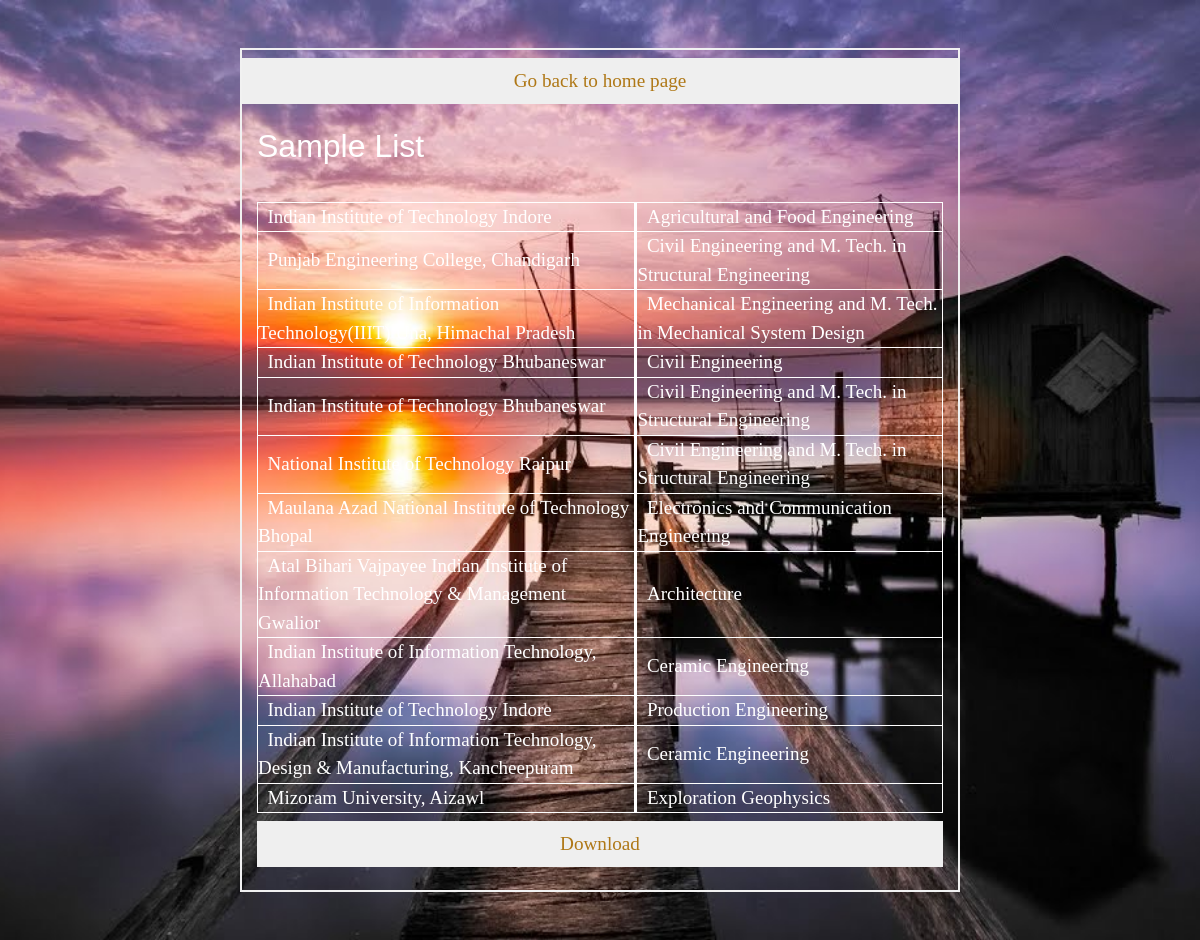
The app's page /updatepref.php (signed in) with its own data.
### tables this page shows
CREATE TABLE `filter6` (
  `SNo` int(11) NOT NULL,
  `opening_rank` int(11) DEFAULT NULL,
  `closing_rank` int(11) DEFAULT NULL,
  `institute_id` int(11) DEFAULT NULL,
  `branch_id` int(11) DEFAULT NULL,
  `quota_id` int(11) DEFAULT NULL,
  `seat_type_id` int(11) DEFAULT NULL,
  `gender_type_id` int(11) DEFAULT NULL,
  `region_id` int(10) DEFAULT NULL,
  `branchp` int(10) DEFAULT NULL,
  `regionsp` int(10) DEFAULT NULL,
  `yoestd` int(10) DEFAULT NULL,
  `placerank` int(10) DEFAULT NULL,
  `camprat` int(10) DEFAULT NULL
);

CREATE TABLE `institutes` (
  `institute_id` int(255) NOT NULL,
  `Name` varchar(10000) NOT NULL,
  `Type` varchar(100) NOT NULL,
  `state_id` int(255) DEFAULT NULL,
  `placement_ranking` int(100) DEFAULT NULL,
  `year_of_establishment` year(4) DEFAULT NULL,
  `campus_ratings` int(255) DEFAULT NULL,
  `name_of_contact` varchar(255) DEFAULT NULL,
  `contact_no` varchar(10) DEFAULT NULL
);

CREATE TABLE `branches` (
  `branch_id` int(11) NOT NULL,
  `Name` varchar(10000) DEFAULT NULL,
  `program_id` int(11) DEFAULT NULL
);

### updatepref.php (the view, shortened to what this page needs)
<!DOCTYPE html>
<html lang="en">
<head>
    <link rel="stylesheet" href="css/bootstrap.min.css">
    <link rel="stylesheet" href="fontawesome/css/fontawesome-all.min.css">
    <link rel="stylesheet" type="text/css" href="slick/slick.css"/>
    <link rel="stylesheet" type="text/css" href="slick/slick-theme.css"/>
    <link rel="stylesheet" href="css/tooplate-style.css">
    <link rel="stylesheet" type="text/css" href="css/css_login.css">
</head>
<body>
<?php
    $con = Openconn();
    $user=$_SESSION['user'];
    $ddr = "DROP TABLE FILTER1";
    $con->query($ddr);
    $ddr = "DROP TABLE FILTER2";
    $con->query($ddr);
    $ddr = "DROP TABLE FILTER3";
    $con->query($ddr);
    $ddr = "DROP TABLE FILTER4";
    $con->query($ddr);
    $ddr = "DROP TABLE allinst";
    $con->query($ddr);
    $ddr = "DROP TABLE FILTER5";
    $con->query($ddr);
    $ddr = "DROP TABLE allinstate";
    $con->query($ddr);
    $ddr = "DROP TABLE FILTER6";
    $con->query($ddr);
    $ddr = "DROP TABLE iitsonly";
    $con->query($ddr);
    $ddr = "DROP TABLE alliits";
    $con->query($ddr);
    $ddr = "DROP TABLE nitsonly";
    $con->query($ddr);
    $ddr = "DROP TABLE allnits";
    $con->query($ddr);
    $ddr = "DROP TABLE iiitsonly";
    $con->query($ddr);
    $ddr = "DROP TABLE alliiits";
    $con->query($ddr);
    $getseattype = "SELECT Category from userdetails where username='$user'";
    $seatnum="";
    if(!$getseattype = mysqli_query($con,$getseattype))
    {
        echo mysqli_error($con);
    }
    else
    {
        if(mysqli_num_rows($getseattype)==1)
        {
            $rs = mysqli_fetch_array($getseattype);
            $seatnum=$rs[0];
        }
    }
    $seatn = "SELECT seat_type_id FROM seat_type WHERE Name='$seatnum'";
    $seatid="";
    if(!$seatn = mysqli_query($con,$seatn))
    {
        echo mysqli_error($con);
    }
    else
    {
        if(mysqli_num_rows($seatn)==1)
        {
            $rs = mysqli_fetch_array($seatn);
            $seatid=$rs[0];
        }
    }
    $qsql = "CREATE TABLE FILTER1 SELECT * FROM rankings WHERE rankings.seat_type_id='$seatid';";
    $con->query($qsql);
$getgendertype = "SELECT Gender from userdetails where username='$user'";
    $gendernum="";
    if(!$getgendertype = mysqli_query($con,$getgendertype))
    {
        echo mysqli_error($con);
    }
    else
    {
        if(mysqli_num_rows($getgendertype)==1)
        {
            $rs = mysqli_fetch_array($getgendertype);
            $gendernum=$rs[0];
        }
    }
    $gendern = "SELECT gender_type_id FROM gender_type WHERE Name='$gendernum'";
    $genderid="";
    if(!$gendern = mysqli_query($con,$gendern))
    {
        echo mysqli_error($con);
    }
    else
    {
        if(mysqli_num_rows($gendern)==1)
        {
            $rs = mysqli_fetch_array($gendern);
            $genderid=$rs[0];
        }
    }
    $qsql = "CREATE TABLE FILTER2 SELECT * FROM FILTER1 WHERE FILTER1.gender_type_id='$genderid';";
    $con->query($qsql);
$getgendertype = "SELECT MainsRank from userdetails where username='$user'";
    $gendernum="";
    if(!$getgendertype = mysqli_query($con,$getgendertype))
    {
        echo mysqli_error($con);
    }
    else
    {
        if(mysqli_num_rows($getgendertype)==1)
        {
            $rs = mysqli_fetch_array($getgendertype);
            $gendernum=$rs[0];
        }
    }
$qsql = "CREATE TABLE FILTER3 SELECT * FROM FILTER2 WHERE opening_rank>=('$gendernum'-3000) AND closing_rank<=('$gendernum'+3000);";
$con->query($qsql);
if($_SESSION['chk1']){
    $gendern = "select region_id from states, userdetails where userdetails.HomeState = states.state_id and username='$user'";
    $regionid="";
    if(!$gendern = mysqli_query($con,$gendern))
    {
        echo mysqli_error($con);
    }
    else
    {
        if(mysqli_num_rows($gendern)==1)
        {
            $rs = mysqli_fetch_array($gendern);
            $regionid=$rs[0];
        }
    }
    $allinst = "CREATE TABLE allinst Select institute_id as istd from institutes, states where institutes.state_id = states.state_id and states.region_id='$regionid';";
    $con->query($allinst);
    $allsql = "CREATE TABLE FILTER4 SELECT * FROM FILTER3, allinst where FILTER3.institute_id=allinst.istd;";
    $con->query($allsql);
}
else
{
    $allinst = "CREATE TABLE FILTER4 SELECT * FROM FILTER3;";
    $con->query($allinst);
}
if($_SESSION['chk2']){
    $gendern = "select HomeState from userdetails where username='$user'";
    $regionid="";
    if(!$gendern = mysqli_query($con,$gendern))
    {
        echo mysqli_error($con);
    }
    else
    {
        if(mysqli_num_rows($gendern)==1)
        {
            $rs = mysqli_fetch_array($gendern);
            $regionid=$rs[0];
        }
    }
    $allinst = "CREATE TABLE allinstate Select institute_id as istdd from institutes, states where institutes.state_id = states.state_id and states.state_id='$regionid';";
    $con->query($allinst);
    $allinst = "CREATE TABLE FILTER5 select * from FILTER4, allinstate where FILTER4.institute_id=allinstate.istdd;";
    $con->query($allinst);
}
else
{
    $allinst = "CREATE TABLE FILTER5 SELECT * FROM FILTER4;";
    $con->query($allinst);
}
if($_SESSION['dur']=="Any"){
    $allinst = "CREATE TABLE FILTER6 SELECT * FROM FILTER5;";
    $con->query($allinst);
}
else if($_SESSION['dur']=="Fouryears")
{
    $sql = "CREATE TABLE allbranches Select branch_id as bid from branches, programs where branches.program_id=programs.SNo and programs.DurationOfCourse=4;";
    $con->query($sql);
    $sql = "CREATE TABLE filter6 SELECT * FROM filter5, allbranches WHERE filter5.branch_id=allbranches.bid;";
    $con->query($sql);
}
else
{
    $con->query($allinst);
    $sql = "CREATE TABLE filter6 SELECT * FROM filter5, allbranches WHERE filter5.branch_id=allbranches.bid;";
    $con->query($sql);
}
$sql = "ALTER TABLE filter6 ADD COLUMN branchp int(10);";
$con->query($sql);
$abc1 = $_SESSION['br1'];
$abc2 = $_SESSION['br2'];
$abc3 = $_SESSION['br3'];
$abc4 = $_SESSION['br4'];
$abc5 = $_SESSION['br5'];
$sql = "UPDATE filter6 SET branchp=0;";
$con->query($sql);
$sql = "UPDATE filter6 SET branchp=5 WHERE branch_id='$abc1';";
$con->query($sql);
$sql = "UPDATE filter6 SET branchp=4 WHERE branch_id='$abc2';";
$con->query($sql);
$sql = "UPDATE filter6 SET branchp=3 WHERE branch_id='$abc3';";
$con->query($sql);
$sql = "UPDATE filter6 SET branchp=2 WHERE branch_id='$abc4';";
$con->query($sql);
$sql = "UPDATE filter6 SET branchp=1 WHERE branch_id='$abc5';";
$con->query($sql);
$r1=$_SESSION['region1'];
$r2=$_SESSION['region2'];
$r3=$_SESSION['region3'];
$r4=$_SESSION['region4'];
$r5=$_SESSION['region5'];
$r6=$_SESSION['region6'];
$sql = "ALTER TABLE filter6 ADD COLUMN region_id int(10);";
$con->query($sql);
$sql = "ALTER TABLE filter6 ADD COLUMN regionsp int(10);";
$con->query($sql);
$sql = "UPDATE filter6 SET regionsp=1 WHERE region_id='$r6'";
$con->query($sql);
$sql = "UPDATE filter6 SET regionsp=2 WHERE region_id='$r5'";
$con->query($sql);
$sql = "UPDATE filter6 SET regionsp=3 WHERE region_id='$r4'";
$con->query($sql);
$sql = "UPDATE filter6 SET regionsp=4 WHERE region_id='$r3'";
$con->query($sql);
$sql = "UPDATE filter6 SET regionsp=5 WHERE region_id='$r2'";
$con->query($sql);
$sql = "UPDATE filter6 SET regionsp=6 WHERE region_id='$r1'";
$con->query($sql);
$sql = "ALTER TABLE filter6 ADD COLUMN yoestd int(10);";
$con->query($sql);
$sql = "UPDATE filter6 SET yoestd=(SELECT year_of_establishment from institutes where institutes.institute_id=filter6.institute_id)";
$con->query($sql);
$sql = "ALTER TABLE filter6 ADD COLUMN placerank int(10);";
$con->query($sql);
$sql = "UPDATE filter6 SET placerank=(SELECT placement_ranking from institutes where institutes.institute_id=filter6.institute_id)";
$con->query($sql);
$sql = "ALTER TABLE filter6 ADD COLUMN camprat int(10);";
$con->query($sql);
$sql = "UPDATE filter6 SET camprat=(SELECT campus_ratings from institutes where institutes.institute_id=filter6.institute_id)";
$con->query($sql);
?>
    <div id="tm-bg"></div>
            <fieldset style = "width: 60vw; margin:4vw 20vw ">
                    <form method="post" action='#'>
                    <button  name="aaa" class="btn logout"><a href="index.php" class="white">Go back to home page</a></button><br>
                        <div class="container">
                          <h2 id='heading' class="family">Sample List</h2><br>
                          <table border="1">
                          <?php
                            $sql = "SELECT institute_id, branch_id FROM filter6 ORDER BY branchp DESC, regionsp DESC, yoestd, placerank, camprat DESC";
                            $result = $con->query($sql);
                            while($rows=$result->fetch_assoc())
                            {
                        ?>
                        <tr>
                                <?php
                                $r1 = $rows['institute_id'];
                                $r2 = $rows['branch_id'];
                                $r11=""; $r22="";
                                    $sql1 = "SELECT Name FROM institutes WHERE institute_id='$r1';";
                                    if(!$sql1 = mysqli_query($con,$sql1))
                                    {
                                        echo mysqli_error($con);
                                    }
                                    else
                                    {
                                        if(mysqli_num_rows($sql1)==1)
                                        {
                                            $rs = mysqli_fetch_array($sql1);
                                            $r11=$rs[0];
                                        }
                                    }
                                    $sql2 = "SELECT Name FROM branches WHERE branch_id='$r2';";
                                    if(!$sql2 = mysqli_query($con,$sql2))
                                    {
                                        echo mysqli_error($con);
                                    }
                                    else
                                    {
                                        if(mysqli_num_rows($sql2)==1)
                                        {
                                            $rs = mysqli_fetch_array($sql2);
                                            $r22=$rs[0];
                                        }
                                    }
                                ?>
                            <td>&nbsp;&nbsp;<?php echo $r11;?>&nbsp;</td>
                            <td> <td>
                            <td>&nbsp;&nbsp;<?php echo $r22;?>&nbsp;&nbsp;</td>
                        </tr>
                        <?php
                            }
                        ?>
                        </table>
                        <button  name="aaa" class="btn logout csss"><a href="newfile.txt" download="proposed_file_name">Download</a></button>
</body>
</html>

### css/tooplate-style.css (style rules this page uses)
body { font-family: 'Open Sans', Helvetica, Arial, sans-serif; font-size: 19px; font-weight: 300; color:white; position: relative; }
#tm-bg { position: fixed; top: 0; left: 0; width: 100%; height: 100%; background-image: url(../img/pop-bg.jpg); background-position: center; background-size: cover; background-repeat: no-repeat; z-index: -1; transition: all 0.3s ease; }
#tm-bg:after { content: ''; display: block; position: absolute; top: 0; left: 0; width: 100%; height: 100%; }
.btn { padding: .5rem 2.4rem; font-size: 1.2rem; border-radius: 0; }
a, button { transition: all 0.3s ease; }
@media (min-width: 900px) { .container { max-width: 900px; } }

### css/css_login.css (style rules this page uses)
* { margin: 0; padding: 0; font-family: Century Gothic; }
table, th, td, tr { border: 1px solid white; }
.csss { color: #000; }
.white { color: #fff; }
.family { font-family: Impact, Haettenschweiler, 'Arial Narrow Bold', sans-serif; }
a:link { color: #AF7817; background-color: transparent; text-decoration: none; }
body { font-family: Arial, Helvetica, sans-serif; }
form { border:0.234375vw solid #f1f1f1; }
button { color: white; padding: 1.09375vw 1.5625vw; margin: 0.625vw 0; border: none; cursor: pointer; width: 100%; }
.container { padding:1.25vw; }

### records on screen
filter6: institute.Name "Indian Institute of Technology Indore", branch.Name "Agricultural and Food Engineering"
filter6: institute.Name "Punjab Engineering College, Chandigarh", branch.Name "Civil Engineering and M. Tech. in Structural Engineering"
filter6: institute.Name "Indian Institute of Information Technology(IIIT) Una, Himachal Pradesh", branch.Name "Mechanical Engineering and M. Tech. in Mechanical System Design"
filter6: institute.Name "Indian Institute of Technology Bhubaneswar", branch.Name "Civil Engineering"
filter6: institute.Name "Indian Institute of Technology Bhubaneswar", branch.Name "Civil Engineering and M. Tech. in Structural Engineering"
filter6: institute.Name "National Institute of Technology Raipur", branch.Name "Civil Engineering and M. Tech. in Structural Engineering"
filter6: institute.Name "Maulana Azad National Institute of Technology Bhopal", branch.Name "Electronics and Communication Engineering"
filter6: institute.Name "Atal Bihari Vajpayee Indian Institute of Information Technology & Management Gwalior", branch.Name "Architecture"
filter6: institute.Name "Indian Institute of Information Technology, Allahabad", branch.Name "Ceramic Engineering"
filter6: institute.Name "Indian Institute of Technology Indore", branch.Name "Production Engineering"
filter6: institute.Name "Indian Institute of Information Technology, Design & Manufacturing, Kancheepuram", branch.Name "Ceramic Engineering"
filter6: institute.Name "Mizoram University, Aizawl", branch.Name "Exploration Geophysics"
